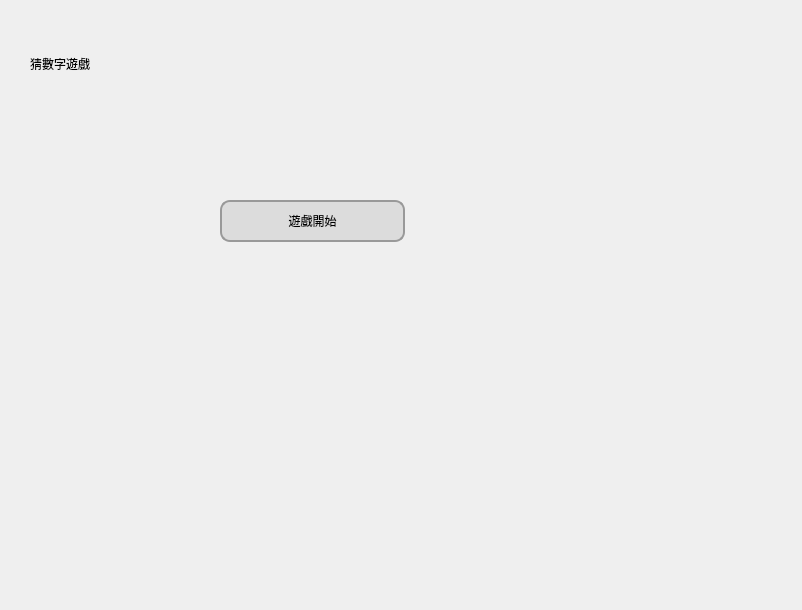
<?xml version="1.0" encoding="UTF-8"?>
<ui version="4.0">
 <class>Dialog</class>
 <widget class="QDialog" name="Dialog">
  <property name="geometry">
   <rect>
    <x>0</x>
    <y>0</y>
    <width>802</width>
    <height>610</height>
   </rect>
  </property>
  <property name="windowTitle">
   <string>Dialog</string>
  </property>
  <widget class="QStackedWidget" name="stackedWidget">
   <property name="geometry">
    <rect>
     <x>20</x>
     <y>30</y>
     <width>651</width>
     <height>441</height>
    </rect>
   </property>
   <property name="currentIndex">
    <number>0</number>
   </property>
   <widget class="QWidget" name="page">
    <widget class="QLabel" name="label_2">
     <property name="geometry">
      <rect>
       <x>10</x>
       <y>10</y>
       <width>185</width>
       <height>47</height>
      </rect>
     </property>
     <property name="styleSheet">
      <string notr="true">font: 28pt &quot;微軟正黑體&quot;;</string>
     </property>
     <property name="text">
      <string>猜數字遊戲</string>
     </property>
    </widget>
    <widget class="QPushButton" name="pushButton_4">
     <property name="geometry">
      <rect>
       <x>200</x>
       <y>170</y>
       <width>185</width>
       <height>42</height>
      </rect>
     </property>
     <property name="styleSheet">
      <string notr="true">
QPushButton {
background-color: rgb(220, 220, 220);
border-radius: 10px;
border: 2px solid #999999;
padding: 6px 12px;
font: 20pt &quot;微軟正黑體&quot;;
}

QPushButton:hover  {
background-color: #8f8f8f;
border-color: #5b5b5b;
}

QPushButton:pressed {
background-color: #5e5e5e;
}</string>
     </property>
     <property name="text">
      <string>遊戲開始</string>
     </property>
    </widget>
   </widget>
   <widget class="QWidget" name="page_2">
    <widget class="QLabel" name="label">
     <property name="geometry">
      <rect>
       <x>10</x>
       <y>0</y>
       <width>191</width>
       <height>61</height>
      </rect>
     </property>
     <property name="styleSheet">
      <string notr="true">font: 28pt &quot;微軟正黑體&quot;;</string>
     </property>
     <property name="text">
      <string>猜數字遊戲</string>
     </property>
    </widget>
    <widget class="QPushButton" name="pushButton_3">
     <property name="geometry">
      <rect>
       <x>240</x>
       <y>100</y>
       <width>185</width>
       <height>42</height>
      </rect>
     </property>
     <property name="styleSheet">
      <string notr="true">
QPushButton {
background-color: rgb(220, 220, 220);
border-radius: 10px;
border: 2px solid #999999;
padding: 6px 12px;
font: 20pt &quot;微軟正黑體&quot;;
}

QPushButton:hover  {
background-color: #8f8f8f;
border-color: #5b5b5b;
}

QPushButton:pressed {
background-color: #5e5e5e;
}</string>
     </property>
     <property name="text">
      <string>確定</string>
     </property>
    </widget>
    <widget class="QLabel" name="label_3">
     <property name="geometry">
      <rect>
       <x>10</x>
       <y>200</y>
       <width>691</width>
       <height>61</height>
      </rect>
     </property>
     <property name="styleSheet">
      <string notr="true">font: 28pt &quot;微軟正黑體&quot;;
color: rgb(255, 14, 14);</string>
     </property>
     <property name="text">
      <string>請輸入1~100之中的數字</string>
     </property>
    </widget>
    <widget class="QLineEdit" name="lineEdit">
     <property name="geometry">
      <rect>
       <x>20</x>
       <y>100</y>
       <width>191</width>
       <height>41</height>
      </rect>
     </property>
    </widget>
   </widget>
  </widget>
 </widget>
 <resources/>
 <connections/>
</ui>
